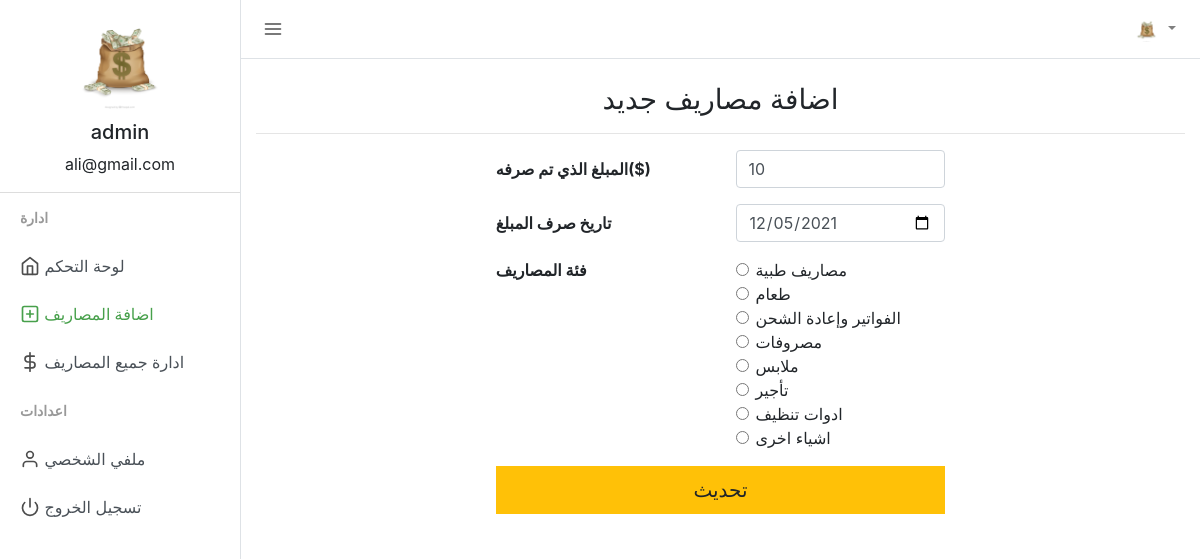
Screenshot of /add_expense.php?edit=94 (signed in) with the database file from the repository.
### tables this page shows
CREATE TABLE `users` (
  `user_id` int(11) NOT NULL,
  `firstname` varchar(50) NOT NULL,
  `lastname` varchar(25) NOT NULL,
  `email` varchar(50) NOT NULL,
  `profile_path` varchar(50) NOT NULL DEFAULT 'default_profile.png',
  `password` varchar(50) NOT NULL,
  `trn_date` datetime NOT NULL
);

CREATE TABLE `expenses` (
  `expense_id` int(20) NOT NULL,
  `user_id` varchar(15) NOT NULL,
  `expense` int(20) NOT NULL,
  `expensedate` varchar(15) NOT NULL,
  `expensecategory` varchar(50) NOT NULL
);

### session.php (called while the page is built, shortened)
<?php
include("config.php");
$sess_email = $_SESSION["email"];
$sql = "SELECT user_id, firstname, lastname, email, profile_path FROM users WHERE email = '$sess_email'";
$result = $con->query($sql);
if ($result->num_rows > 0) {
  while($row = $result->fetch_assoc()) {
    $userid=$row["user_id"];
    $username =$row["firstname"]." ".$row["lastname"];
    $useremail=$row["email"];
    $userprofile="uploads/".$row["profile_path"];
  }
} else {
    $userid="GHX1Y2";
    $username ="Jhon Doe";
    $useremail="mailid@domain.com";
    $userprofile="Uploads/default_profile.png";
}
?>

### add_expense.php (the view, shortened to what this page needs)
<?php
include("session.php");
$update = false;
$del = false;
$expenseamount = "";
$expensedate = date("Y-m-d");
$expensecategory = "Entertainment";
if (isset($_GET['edit'])) {
    $id = $_GET['edit'];
    $update = true;
    $record = mysqli_query($con, "SELECT * FROM expenses WHERE user_id='$userid' AND expense_id=$id");
    if (mysqli_num_rows($record) == 1) {
        $n = mysqli_fetch_array($record);
        $expenseamount = $n['expense'];
        $expensedate = $n['expensedate'];
        $expensecategory = $n['expensecategory'];
    } else {
        echo ("WARNING: AUTHORIZATION ERROR: Trying to Access Unauthorized data");
    }
}
?>
<!DOCTYPE html>
<html lang="en">
<head>
    <link href="css/bootstrap.min.css" rel="stylesheet">
    <link href="css/style.css" rel="stylesheet">
</head>
<body>
    <div class="d-flex" id="wrapper">
        <div class="border-right" id="sidebar-wrapper">
            <div class="user">
                <img class="img img-fluid rounded-circle" src="<?php echo $userprofile ?>" width="120">
                <h5><?php echo $username ?></h5>
                <p><?php echo $useremail ?></p>
            </div>
            <div class="sidebar-heading">ادارة</div>
            <div class="list-group list-group-flush">
                <a href="index.php" class="list-group-item list-group-item-action"><span data-feather="home"></span> لوحة التحكم</a>
                <a href="add_expense.php" class="list-group-item list-group-item-action sidebar-active"><span data-feather="plus-square"></span> اضافة المصاريف</a>
                <a href="manage_expense.php" class="list-group-item list-group-item-action"><span data-feather="dollar-sign"></span> ادارة جميع المصاريف</a>
            </div>
            <div class="sidebar-heading">اعدادات </div>
            <div class="list-group list-group-flush">
                <a href="profile.php" class="list-group-item list-group-item-action "><span data-feather="user"></span> ملفي الشخصي</a>
                <a href="logout.php" class="list-group-item list-group-item-action "><span data-feather="power"></span> تسجيل الخروج</a>
            </div>
        </div>
        <div id="page-content-wrapper">
            <nav class="navbar navbar-expand-lg navbar-light  border-bottom">
                <button class="toggler" type="button" id="menu-toggle" aria-expanded="false">
                    <span data-feather="menu"></span>
                </button>
                <div class="collapse navbar-collapse" id="navbarSupportedContent">
                    <ul class="navbar-nav ml-auto mt-2 mt-lg-0">
                        <li class="nav-item dropdown">
                            <a class="nav-link dropdown-toggle" href="#" id="navbarDropdown" role="button" data-toggle="dropdown" aria-haspopup="true" aria-expanded="false">
                                <img class="img img-fluid rounded-circle" src="<?php echo $userprofile ?>" width="25">
                            </a>
                        </li>
                    </ul>
                </div>
            </nav>
            <div class="container">
                <h3 class="mt-4 text-center">اضافة مصاريف جديد</h3>
                <hr>
                <div class="row ">
                    <div class="col-md-3"></div>
                    <div class="col-md" style="margin:0 auto;">
                        <form action="" method="POST">
                            <div class="form-group row">
                                <label for="expenseamount" class="col-sm-6 col-form-label"><b>المبلغ الذي تم صرفه($)</b></label>
                                <div class="col-md-6">
                                    <input type="number" class="form-control col-sm-12" value="<?php echo $expenseamount; ?>" id="expenseamount" name="expenseamount" required>
                                </div>
                            </div>
                            <div class="form-group row">
                                <label for="expensedate" class="col-sm-6 col-form-label"><b>تاريخ صرف المبلغ</b></label>
                                <div class="col-md-6">
                                    <input type="date" class="form-control col-sm-12" value="<?php echo $expensedate; ?>" name="expensedate" id="expensedate" required>
                                </div>
                            </div>
                            <fieldset class="form-group">
                                <div class="row">
                                    <legend class="col-form-label col-sm-6 pt-0"><b>فئة المصاريف</b></legend>
                                    <div class="col-md">
                                        <div class="form-check">
                                            <input class="form-check-input" type="radio" name="expensecategory" id="expensecategory4" value="مصاريف طبية" <?php echo ($expensecategory == 'Medicine') ? 'checked' : '' ?>>
                                            <label class="form-check-label" for="expensecategory4">
                                           مصاريف طبية
                                            </label>
                                        </div>
                                        <div class="form-check">
                                            <input class="form-check-input" type="radio" name="expensecategory" id="expensecategory3" value="طعام" <?php echo ($expensecategory == 'Food') ? 'checked' : '' ?>>
                                            <label class="form-check-label" for="expensecategory3">
                                                طعام
                                            </label>
                                        </div>
                                        <div class="form-check">
                                            <input class="form-check-input" type="radio" name="expensecategory" id="expensecategory2" value="الفواتير وإعادة الشحن" <?php echo ($expensecategory == 'Bills & Recharges') ? 'checked' : '' ?>>
                                            <label class="form-check-label" for="expensecategory2">
                                            الفواتير وإعادة الشحن
                                            </label>
                                        </div>
                                        <div class="form-check">
                                            <input class="form-check-input" type="radio" name="expensecategory" id="expensecategory1" value="مصروفات" <?php echo ($expensecategory == 'Entertainment') ? 'checked' : '' ?>>
                                            <label class="form-check-label" for="expensecategory1">
                                               مصروفات
                                            </label>
                                        </div>
                                        <div class="form-check">
                                            <input class="form-check-input" type="radio" name="expensecategory" id="expensecategory7" value="ملابس" <?php echo ($expensecategory == 'Clothings') ? 'checked' : '' ?>>
                                            <label class="form-check-label" for="expensecategory7">
                                                ملابس
                                            </label>
                                        </div>
                                        <div class="form-check">
                                            <input class="form-check-input" type="radio" name="expensecategory" id="expensecategory6" value="تأجير" <?php echo ($expensecategory == 'Rent') ? 'checked' : '' ?>>
                                            <label class="form-check-label" for="expensecategory6">
                                            تأجير
                                            </label>
                                        </div>
                                        <div class="form-check">
                                            <input class="form-check-input" type="radio" name="expensecategory" id="expensecategory8" value=" ادوات تنظيف" <?php echo ($expensecategory == 'Household Items') ? 'checked' : '' ?>>
                                            <label class="form-check-label" for="expensecategory8">
                                                ادوات تنظيف
                                            </label>
                                        </div>
                                        <div class="form-check">
                                            <input class="form-check-input" type="radio" name="expensecategory" id="expensecategory5" value="Others" <?php echo ($expensecategory == 'Others') ? 'checked' : '' ?>>
                                            <label class="form-check-label" for="expensecategory5">
                                                اشياء اخرى
                                            </label>
                                        </div>
                                    </div>
                                </div>
                            </fieldset>
                            <div class="form-group row">
                                <div class="col-md-12 text-right">
                                    <?php if ($update == true) : ?>
                                        <button class="btn btn-lg btn-block btn-warning" style="border-radius: 0%;" type="submit" name="update">تحديث</button>
                                    <?php elseif ($del == true) : ?>
                                        <button class="btn btn-lg btn-block btn-danger" style="border-radius: 0%;" type="submit" name="delete">حذف</button>
                                    <?php else : ?>
                                        <button type="submit" name="add" class="btn btn-lg btn-block btn-success" style="border-radius: 0%;">اضافة مصاريف</button>
                                    <?php endif ?>
                                </div>
                            </div>
                        </form>
                    </div>
                    <div class="col-md-3"></div>
                </div>
            </div>
        </div>
    </div>
</body>
</html>

### css/style.css (style rules this page uses)
body { background-color: #efefef; }
.feather { width: 20px; height: 20px; stroke: #4d4d4d; stroke-width: 2; stroke-linecap: round; stroke-linejoin: round; fill: none; vertical-align: text-bottom; }
.list-group { background-color: #ffffff; }
.list-group-item { border: none; }
.user { text-align: center; border-bottom: 1px solid #ddd; }
.user img { padding: 10px; }
.toggler { color: #000; background-color: #fff; border: none; outline: none; }
.sidebar-active { color: #47a04b; font-weight: 500; }
.sidebar-active .feather { stroke: #47a04b; font-weight: 500; }
#wrapper { overflow-x: hidden; background-color: #fff; }
#sidebar-wrapper { min-height: 100vh; margin-left: -15rem; -webkit-transition: margin 0.25s ease-out; -moz-transition: margin 0.25s ease-out; -o-transition: margin 0.25s ease-out; transition: margin 0.25s ease-out; }
#sidebar-wrapper .sidebar-heading { padding: 0.875rem 1.25rem; font-size: 14px; font-weight: bold; text-transform: uppercase; color: #999; }
#sidebar-wrapper .list-group { width: 15rem; }
#page-content-wrapper { min-width: 100vw; }
@media (min-width: 768px) { #sidebar-wrapper { margin-left: 0; } }
@media (min-width: 768px) { #page-content-wrapper { min-width: 0; width: 100%; } }

### rows the page displays
users: profile_path (picture), username "admin", email "ali@gmail.com"
expenses: expenseamount "10", expensedate "12/05/2021", expensecategory "☐ مصاريف طبية", expensecategory "☐ طعام", expensecategory "☐ الفواتير وإعادة الشحن", expensecategory "☐ مصروفات", expensecategory "☐ ملابس", expensecategory "☐ تأجير", expensecategory "☐ ادوات تنظيف", expensecategory "☐ اشياء اخرى"
